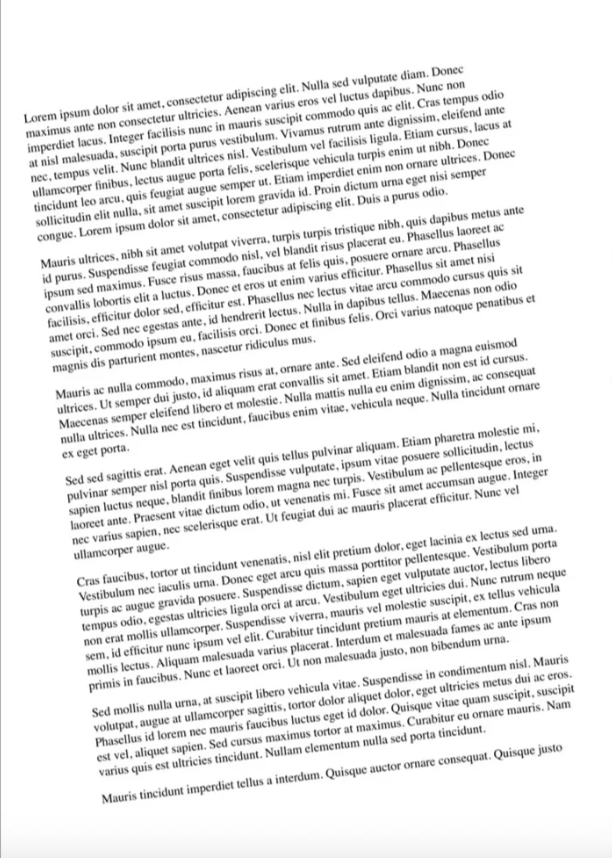
#> input picture pre_process_billboard/images/test_o.png, 612 x 858 px, found by its file name
$ jupyter execute --allow-errors pre_process_opencv.ipynb
#> lines starting #> are read from the running program, lines starting #| are printed output that depends on the picture; after the words box and inside, x2 and y2 are one past the last pixel; in counts of white or black regions, pixels touching at a corner belong together
[cell 1]
import cv2
import matplotlib.pyplot as plt

import pytesseract
import os
pytesseract.pytesseract.tesseract_cmd = r'C://Program Files//Tesseract-OCR//tesseract.exe'

os.environ["TESSDATA_PREFIX"] =  "C://Program Files//Tesseract-OCR//tessdata"
custom_config = r'-c preserve_interword_spaces=5 --oem 3 --psm 10 '

[cell 2]
# Calculate skew angle of an image
def getSkewAngle(cvImage) -> float:
    # Prep image, copy, convert to gray scale, blur, and threshold
    newImage = cvImage.copy()
    gray = cv2.cvtColor(newImage, cv2.COLOR_BGR2GRAY)
    blur = cv2.GaussianBlur(gray, (9, 9), 0)
    thresh = cv2.threshold(blur, 0, 255, cv2.THRESH_BINARY_INV + cv2.THRESH_OTSU)[1]
    edges = cv2.Canny(blur, 50, 200)

    # Apply dilate to merge text into meaningful lines/paragraphs.
    # Use larger kernel on X axis to merge characters into single line, cancelling out any spaces.
    # But use smaller kernel on Y axis to separate between different blocks of text
    kernel = cv2.getStructuringElement(cv2.MORPH_RECT, (5, 5))
    dilate = cv2.dilate(edges, kernel, iterations=5)

    # Find all contours
    contours, hierarchy = cv2.findContours(dilate, cv2.RETR_LIST, cv2.CHAIN_APPROX_SIMPLE)
    print(len(contours))
    contours = sorted(contours, key = cv2.contourArea, reverse = True)
    # Find largest contour and surround in min area box
    largestContour = contours[0]
    minAreaRect = cv2.minAreaRect(largestContour)

    # plot
    plt.axis('off');
    plt.imshow(dilate,cmap='gray');
    plt.show();
    # Determine the angle. Convert it to the value that was originally used to obtain skewed image
    angle = minAreaRect[-1]
    if angle < -45:
        angle = 90 + angle
    return -1.0 * angle

[cell 3]
# Rotate the image around its center
def rotateImage(cvImage, angle: float):
    newImage = cvImage.copy()
    (h, w) = newImage.shape[:2]
    center = (w // 2, h // 2)
    M = cv2.getRotationMatrix2D(center, angle, 1.0)
    newImage = cv2.warpAffine(newImage, M, (w, h), flags=cv2.INTER_CUBIC, borderMode=cv2.BORDER_REPLICATE)
    return newImage

# Deskew image
def deskew(cvImage):
    angle = getSkewAngle(cvImage)
    return rotateImage(cvImage, -1.0 * angle)

[cell 4]
img = cv2.imread('test_o.png')
#> img is the input picture: shape (858, 612, 3); mean B, G, R 235.1, 235.1, 235.1

[cell 5]
plt.axis('off');
plt.imshow(img);
deskewed_image = deskew(img)
#> in getSkewAngle, `blur = cv2.GaussianBlur(gray, (9, 9), 0)`:
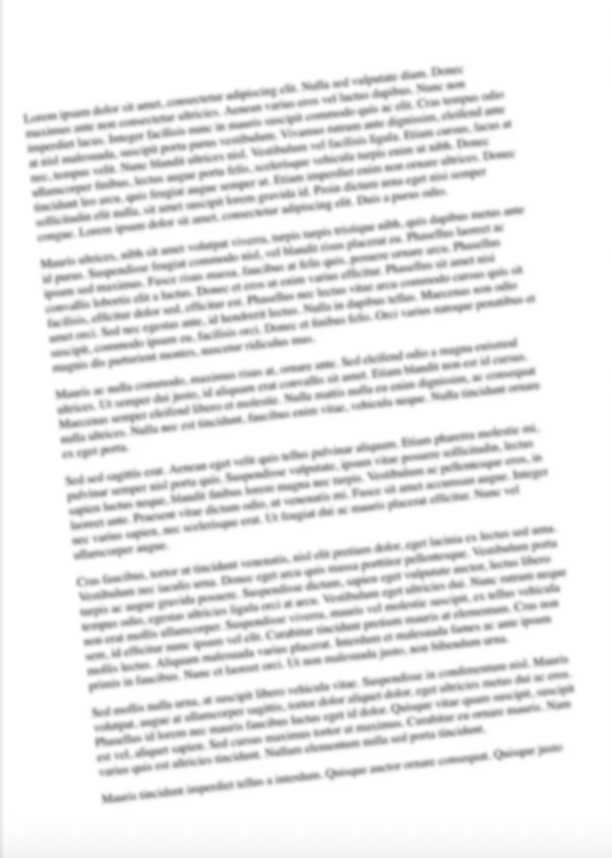
#> blur: shape (858, 612); min 154, max 255, mean 235.1
#> in getSkewAngle, `thresh = cv2.threshold(blur, 0, 255, cv2.THRESH_BINARY_INV + cv2.THRES..`:
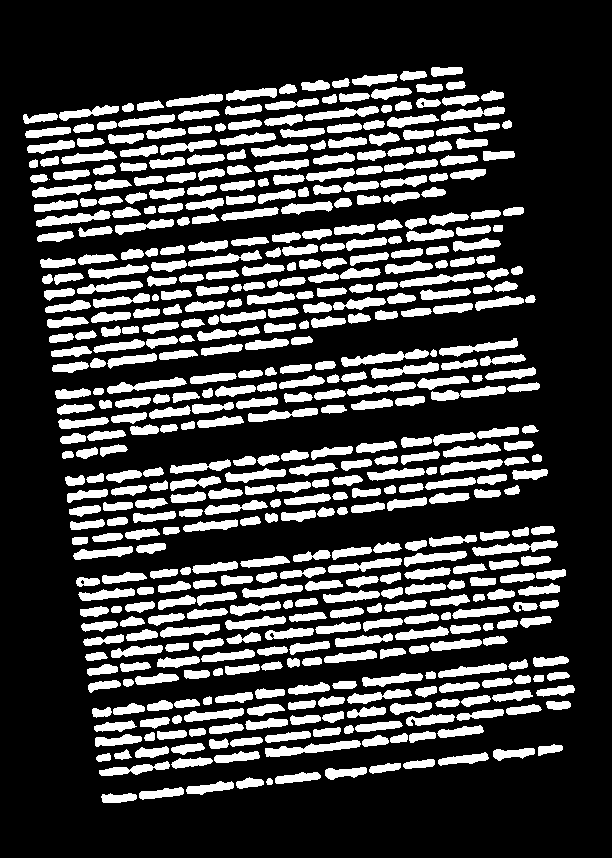
#> thresh: shape (858, 612); 24.8% white; 522 white regions (1 under 20 px), largest, box (x1, y1, x2, y2) and area: (265, 740, 361, 757) 742, (341, 349, 429, 367) 676, (472, 540, 558, 556) 646
#> in getSkewAngle, `edges = cv2.Canny(blur, 50, 200)`:
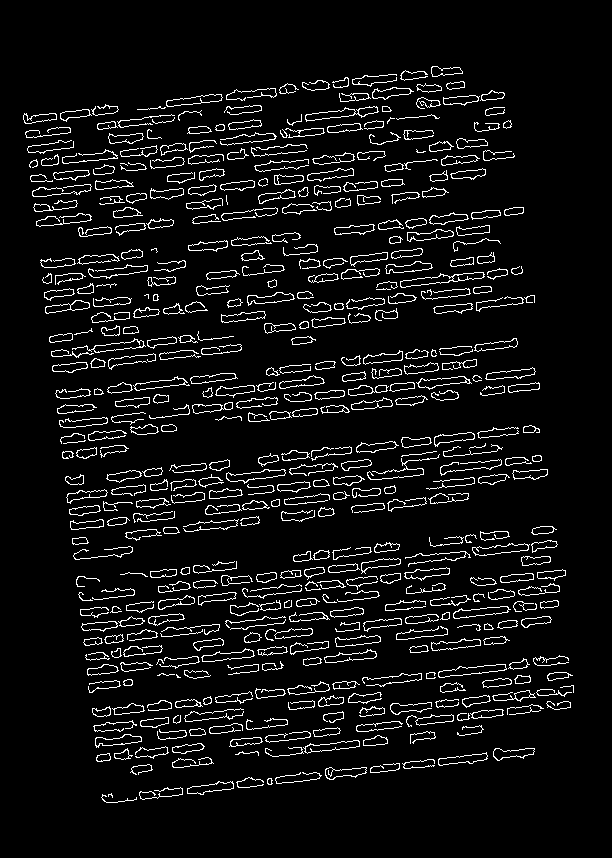
#> edges: shape (858, 612); 6.7% white in thin lines or dots, all inside (x1, y1, x2, y2) = (23, 66, 574, 803)
#> in getSkewAngle, `dilate = cv2.dilate(edges, kernel, iterations=5)`:
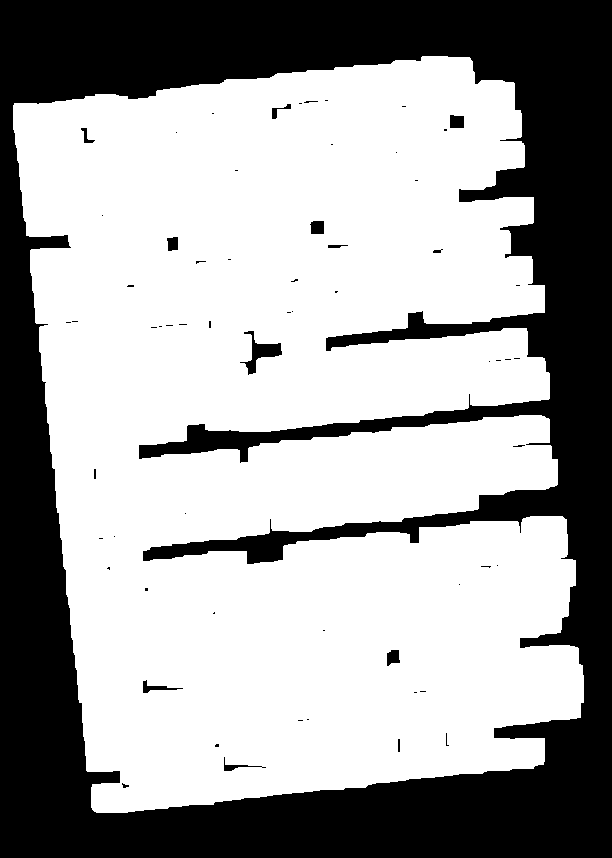
#> dilate: shape (858, 612); 63.5% white; 63 black regions (49 under 20 px)
#> in getSkewAngle, `contours, hierarchy = cv2.findContours(dilate, cv2.RETR_LIST, cv2.CHAI..`: contours = 65 contours, 43 with area under 20; largest, box (x1, y1, x2, y2) and area: (13, 56, 584, 813) 332842, (239, 330, 283, 376) 656, (142, 679, 184, 694) 210, (449, 114, 465, 129) 198, (309, 220, 325, 235) 192
#| 65
#> in getSkewAngle, `largestContour = contours[0]`: largestContour = contour of 1005 points, box (x1, y1, x2, y2) (13, 56, 584, 813), area 332842
#> in getSkewAngle, `minAreaRect = cv2.minAreaRect(largestContour)`: minAreaRect = ((304.1, 431.7), (510, 720), -6.49)
#> in getSkewAngle, `angle = minAreaRect[-1]`: angle = -6.49
#> in deskew, `angle = getSkewAngle(cvImage)`: angle = 6.49
#> in rotateImage, `newImage = cv2.warpAffine(newImage, M, (w, h), flags=cv2.INTER_CUBIC, ..`:
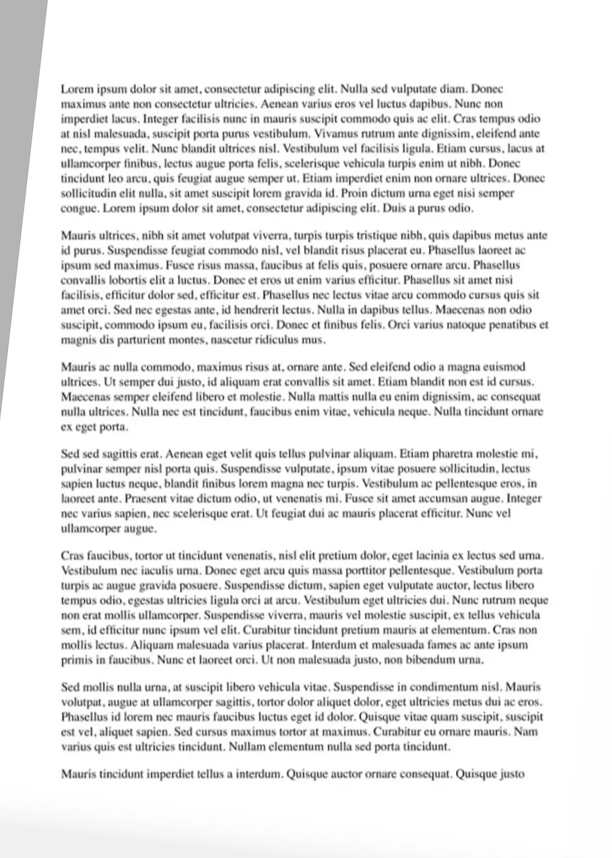
#> newImage: shape (858, 612, 3); mean B, G, R 233.7, 233.7, 233.7

$ run again, with pre_process_billboard/images/test.png copied over pre_process_billboard/images/test_o.png
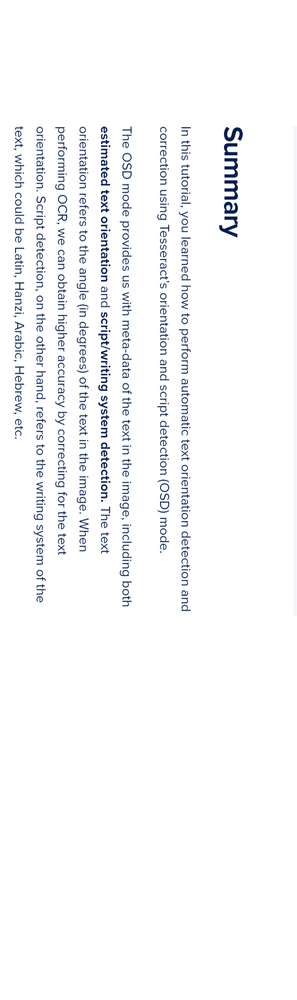
#> input picture pre_process_billboard/images/test.png, 297 x 1000 px, shrunk from 553 x 1862 before the run, found by its file name
#> img is the input picture: shape (1000, 297, 3); mean B, G, R 249.9, 248.4, 247.7
#> in getSkewAngle, `thresh = cv2.threshold(blur, 0, 255, cv2.THRESH_BINARY_INV + cv2.THRES..`:
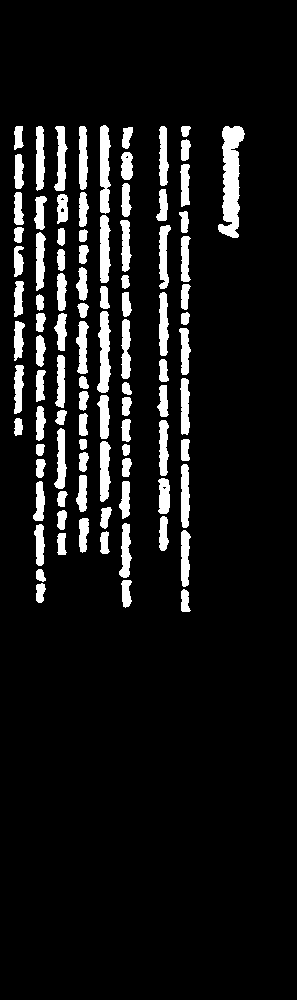
#> thresh: shape (1000, 297); 9.1% white; 95 white regions, largest, box (x1, y1, x2, y2) and area: (218, 126, 245, 238) 1764, (100, 125, 111, 214) 782, (97, 311, 111, 393) 757
#> edges: shape (1000, 297); 2.3% white in thin lines or dots, all inside (x1, y1, x2, y2) = (13, 125, 244, 608)
#> in getSkewAngle, `dilate = cv2.dilate(edges, kernel, iterations=5)`:
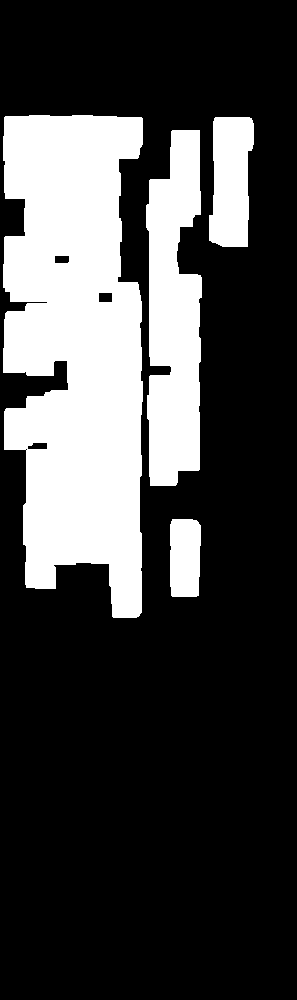
#> dilate: shape (1000, 297); 26.5% white; 4 white regions
#> contours = 8 contours, 1 with area under 20; largest, box (x1, y1, x2, y2) and area: (3, 115, 143, 618) 55568, (146, 130, 202, 486) 15210, (209, 117, 254, 247) 4636, (170, 519, 201, 597) 2201, (98, 292, 113, 303) 138, (27, 442, 48, 450) 123, (54, 255, 70, 264) 116
#| 8
#> largestContour = contour of 191 points, box (x1, y1, x2, y2) (3, 115, 143, 618), area 55568
#> minAreaRect = ((72.5, 366), (502, 139), -90)
#> in getSkewAngle, `angle = minAreaRect[-1]`: angle = -90
#> in getSkewAngle, `angle = 90 + angle`: angle = 0
